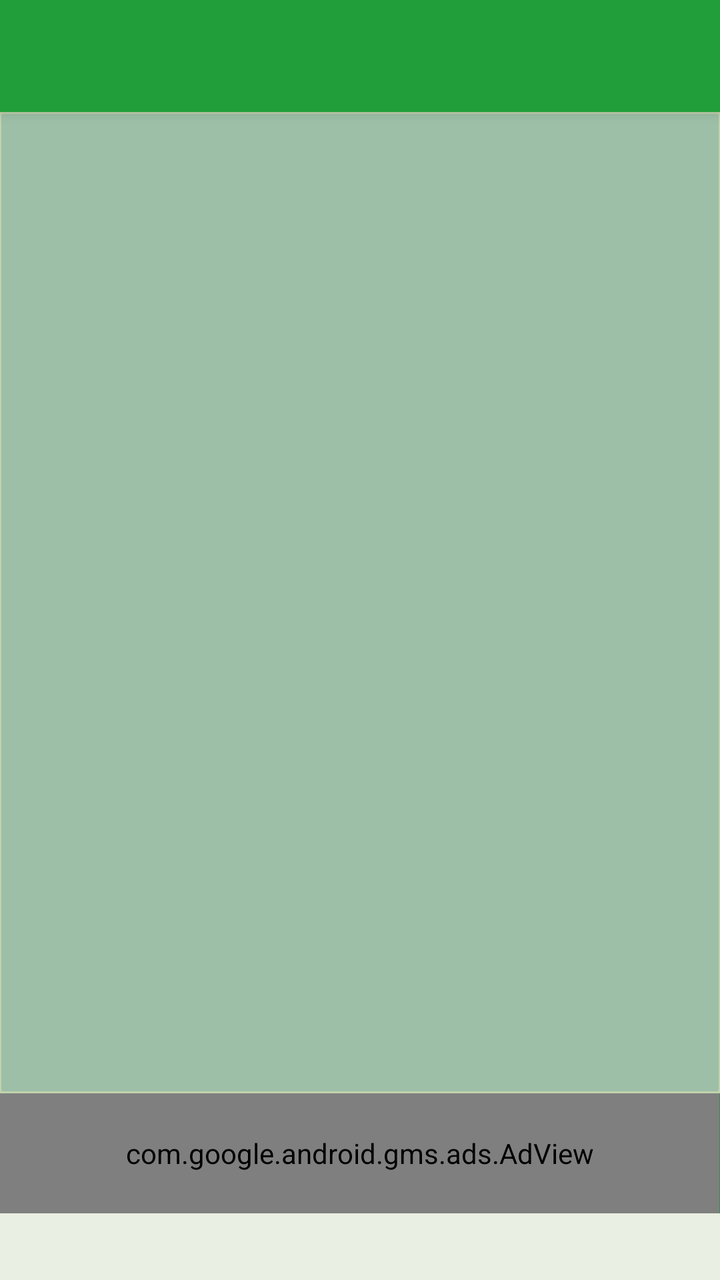
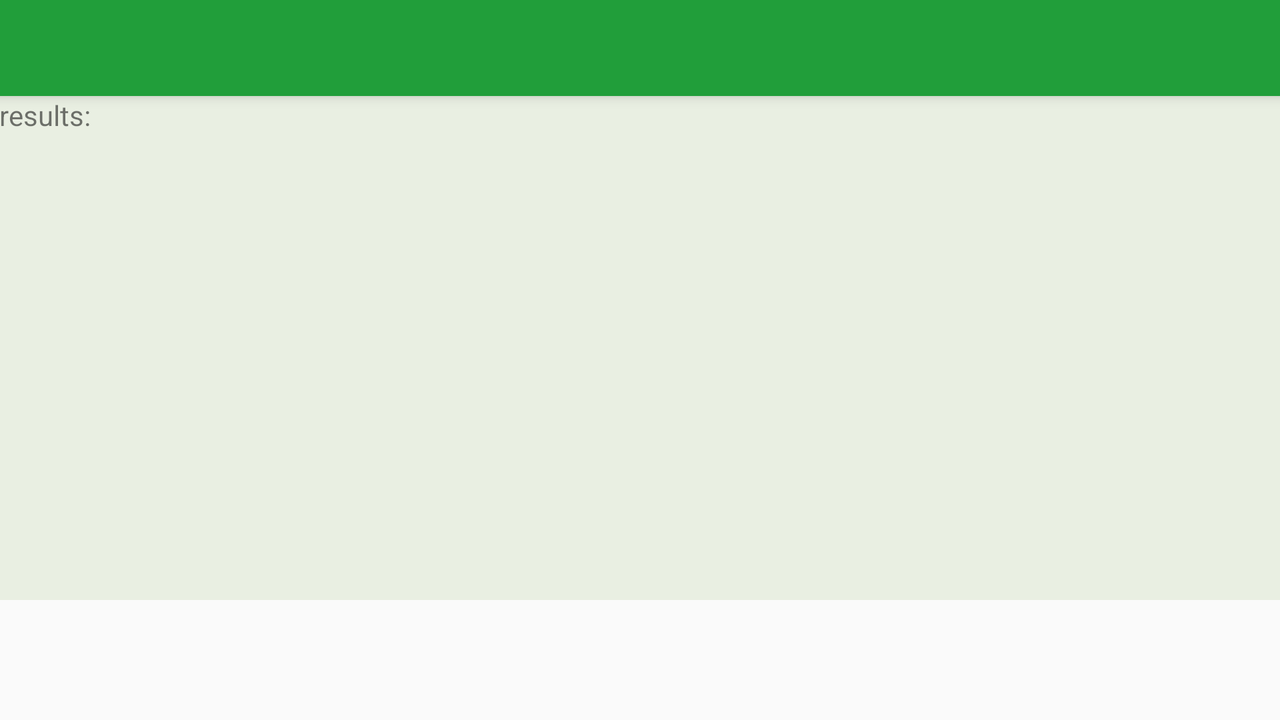

Two renders of one Android screen. The first uses the default layout on a phone; the second uses the alternative layout the repository ships for a different screen configuration, on a matching device. The two XML files are below.
<!-- AndroidManifest.xml: application theme AppTheme -->
<!-- res/layout/search_activity.xml -->
<?xml version="1.0" encoding="utf-8"?>
<android.support.v4.widget.DrawerLayout xmlns:android="http://schemas.android.com/apk/res/android"
    xmlns:tools="http://schemas.android.com/tools"
    xmlns:app="http://schemas.android.com/apk/res-auto"
    xmlns:ads="http://schemas.android.com/apk/res-auto"
    android:id="@+id/drawer_layout"
    android:layout_width="match_parent"
    android:layout_height="match_parent"
    android:clickable="true"
    android:focusableInTouchMode="true">


    
    <LinearLayout
        android:orientation="vertical"
        android:layout_width="match_parent"
        android:layout_height="match_parent">

        <android.support.v7.widget.Toolbar
            android:id="@+id/search_toolbar"
            android:layout_width="match_parent"
            android:layout_height="?attr/actionBarSize"
            android:background="?attr/colorPrimary"
            android:elevation="4dp"
            android:theme="@style/AppTheme"
            app:popupTheme="@style/AppTheme"
            android:minHeight="0dp" />

        <RelativeLayout
            android:layout_width="match_parent"
            android:layout_height="match_parent"
            android:paddingLeft="@dimen/activity_horizontal_margin"
            android:paddingRight="@dimen/activity_horizontal_margin"
            android:paddingTop="@dimen/activity_vertical_margin"
            android:paddingBottom="0dp"
            tools:context="com.tvaisanen.soitintori.Activities.MainActivity"
            android:background="#FFE9EFE2">

            <LinearLayout
                android:orientation="vertical"
                android:layout_width="match_parent"
                android:layout_height="match_parent"
                android:layout_alignParentLeft="true"
                android:layout_alignParentStart="true"
                android:weightSum="1">

                <GridView
                    android:layout_width="match_parent"
                    android:layout_height="413dp"
                    android:background="@drawable/darker_shadow"
                    android:id="@+id/productGrid"
                    android:numColumns="1"
                    android:horizontalSpacing="5dp"
                    android:verticalSpacing="5dp"
                    android:layout_weight="0.70"
                    android:paddingBottom="0dp"
                    android:paddingLeft="4dp"
                    android:paddingRight="4dp"
                    android:paddingTop="1dp" />

                <FrameLayout
                    android:layout_width="match_parent"
                    android:layout_height="wrap_content"
                    android:background="@color/background">

                    <com.google.android.gms.ads.AdView
                        android:id="@+id/adView"
                        android:layout_width="360dp"
                        ads:adUnitId="ca-app-pub-8722970660404042/5323918613"
                        ads:adSize="SMART_BANNER"
                        android:layout_height="60dp">
                    </com.google.android.gms.ads.AdView>

                </FrameLayout>


            </LinearLayout>

        </RelativeLayout>
    </LinearLayout>


    
    <ExpandableListView
        android:id="@+id/navList"
        android:layout_width="200dp"
        android:layout_height="match_parent"
        android:layout_gravity="left|start"
        android:background="#359154"/>

</android.support.v4.widget.DrawerLayout>
<!-- resources referenced by this layout -->
<resources>
  <color name="background">#359154</color>
  <!-- drawable darker_shadow (drawable) -->
  <?xml version="1.0" encoding="utf-8"?>
  <layer-list xmlns:android="http://schemas.android.com/apk/res/android">
      <item >
          <shape
              android:shape="rectangle">
              <solid android:color="#FFC1D2AD" />
              <corners android:radius="1dp"/>
          </shape>
      </item>
      <item android:right="1dp" android:left="1dp" android:bottom="1dp" android:top="1dp">
          <shape
              android:shape="rectangle">
              <solid android:color="#9dbfa7"/>
              <corners android:radius="1dp"/>
          </shape>
      </item>
  </layer-list>
  <style name="AppTheme" parent="Theme.AppCompat.Light.NoActionBar">
          
          <item name="colorPrimary">@color/colorPrimary</item>
          <item name="colorPrimaryDark">@color/colorPrimaryDark</item>
          <item name="colorAccent">@color/colorAccent</item>
      </style>
  <color name="colorPrimary">#219E3A</color>
  <color name="colorPrimaryDark">#0d6c20</color>
  <color name="colorAccent">#195113</color>
</resources>
<!-- res/layout-land/search_activity.xml (the repository's variant of the layout above) -->
<!-- drawn on the phone turned sideways -->
<?xml version="1.0" encoding="utf-8"?>
<android.support.v4.widget.DrawerLayout xmlns:android="http://schemas.android.com/apk/res/android"
    xmlns:tools="http://schemas.android.com/tools"
    xmlns:app="http://schemas.android.com/apk/res-auto"
    xmlns:ads="http://schemas.android.com/apk/res-auto"

    android:id="@+id/drawer_layout"
    android:layout_width="match_parent"
    android:layout_height="match_parent"
    android:clickable="true"
    android:focusableInTouchMode="true">


    
    <LinearLayout
        android:orientation="vertical"
        android:layout_width="match_parent"
        android:layout_height="match_parent"
        android:layout_marginBottom="60dp">

        <android.support.v7.widget.Toolbar
            android:id="@+id/search_toolbar"
            android:layout_width="match_parent"
            android:layout_height="?attr/actionBarSize"
            android:background="?attr/colorPrimary"
            android:elevation="4dp"
            android:theme="@style/AppTheme"
            app:popupTheme="@style/AppTheme"
            android:minHeight="0dp" />

        <RelativeLayout
            android:layout_width="match_parent"
            android:layout_height="match_parent"
            android:paddingLeft="@dimen/activity_horizontal_margin"
            android:paddingRight="@dimen/activity_horizontal_margin"
            android:paddingTop="@dimen/activity_vertical_margin"
            android:paddingBottom="0dp"
            tools:context="com.tvaisanen.soitintori.Activities.MainActivity"
            android:background="#FFE9EFE2">

            <LinearLayout
                android:orientation="vertical"
                android:layout_width="match_parent"
                android:layout_height="match_parent"
                android:layout_alignParentLeft="true"
                android:layout_alignParentStart="true"
                android:weightSum="1">

                <TextView
                    android:text="results: "
                    android:layout_width="match_parent"
                    android:layout_height="wrap_content"
                    android:id="@+id/productCount" />

                <GridView
                    android:layout_width="match_parent"
                    android:layout_height="201dp"
                    android:id="@+id/productGrid"
                    android:numColumns="2"
                    android:horizontalSpacing="5dp"
                    android:verticalSpacing="5dp"
                    android:layout_weight="0.89" />


            </LinearLayout>

        </RelativeLayout>

        <FrameLayout
            android:layout_width="match_parent"
            android:layout_height="60dp"
            android:background="@color/colorPrimary">

            <com.google.android.gms.ads.AdView
                android:id="@+id/adView"
                android:layout_width="360dp"
                android:layout_height="62dp"
                ads:adUnitId="ca-app-pub-8722970660404042/5323918613"
                ads:adSize="SMART_BANNER">
            </com.google.android.gms.ads.AdView>

        </FrameLayout>
    </LinearLayout>


    
    <ExpandableListView
        android:id="@+id/navList"
        android:layout_width="200dp"
        android:layout_height="match_parent"
        android:layout_gravity="left|start"
        android:background="#359154"/>

</android.support.v4.widget.DrawerLayout>
<!-- resources referenced by the variant -->
<!-- as the phone turned sideways resolves them -->
<resources>
  <color name="colorPrimary">#219E3A</color>
  <style name="AppTheme" parent="Theme.AppCompat.Light.NoActionBar">
          
          <item name="colorPrimary">@color/colorPrimary</item>
          <item name="colorPrimaryDark">@color/colorPrimaryDark</item>
          <item name="colorAccent">@color/colorAccent</item>
      </style>
  <color name="colorPrimaryDark">#0d6c20</color>
  <color name="colorAccent">#195113</color>
</resources>
